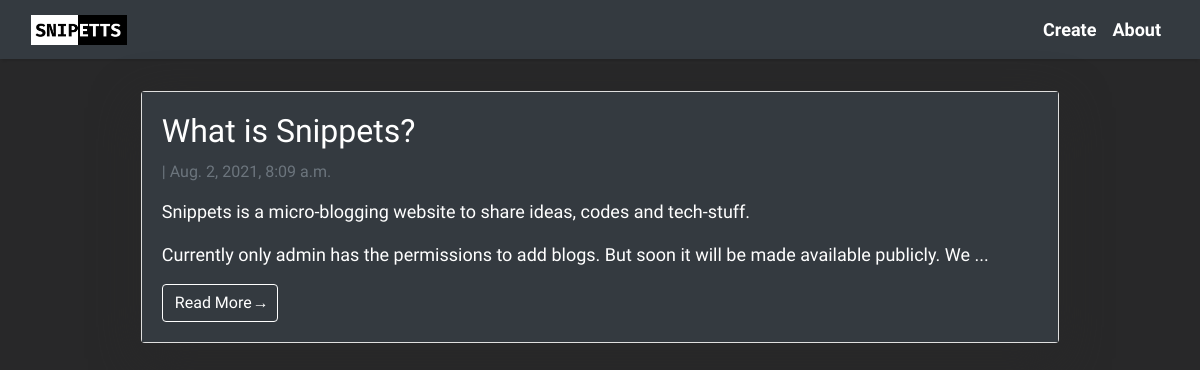
The app's page /, older data.
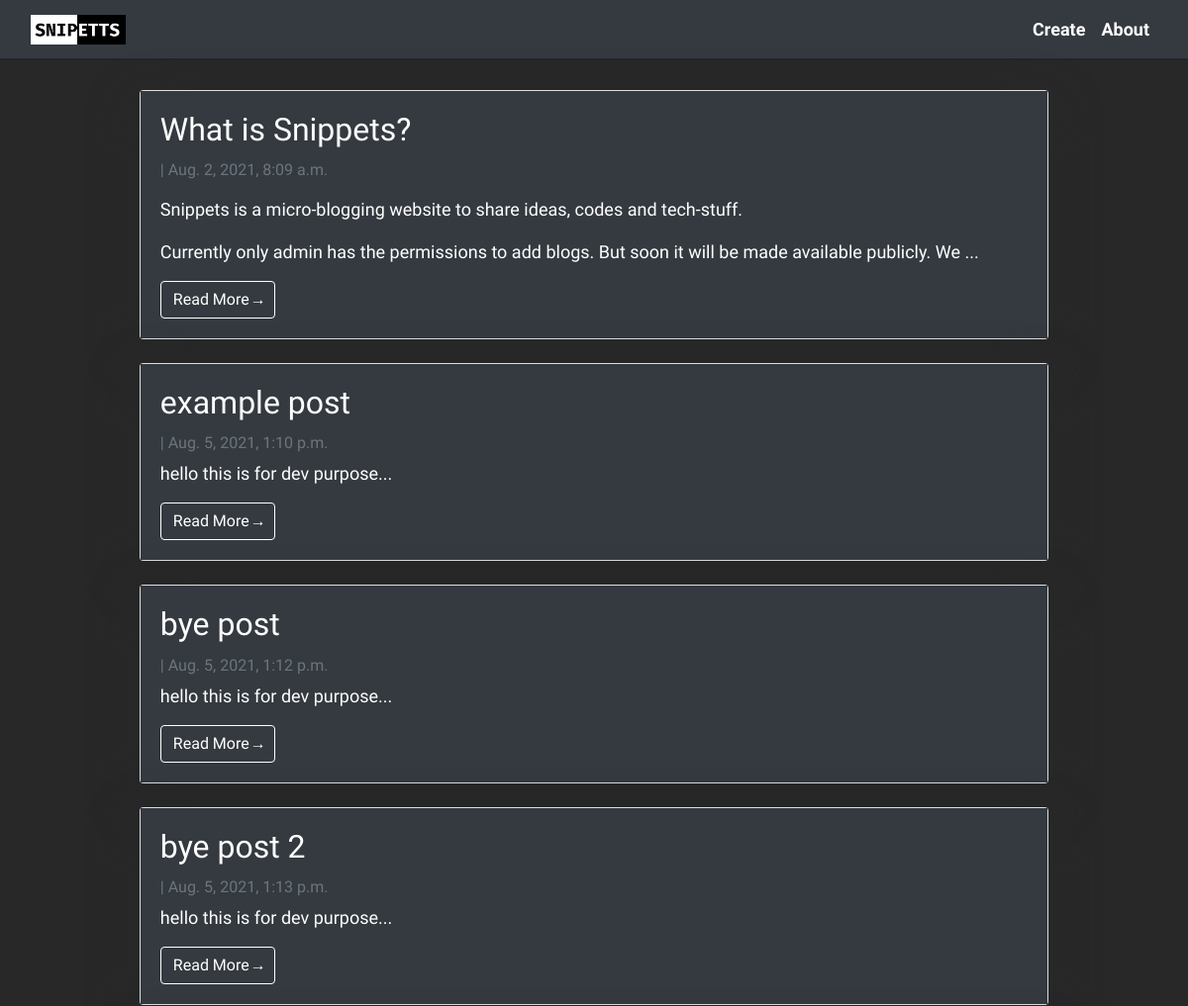
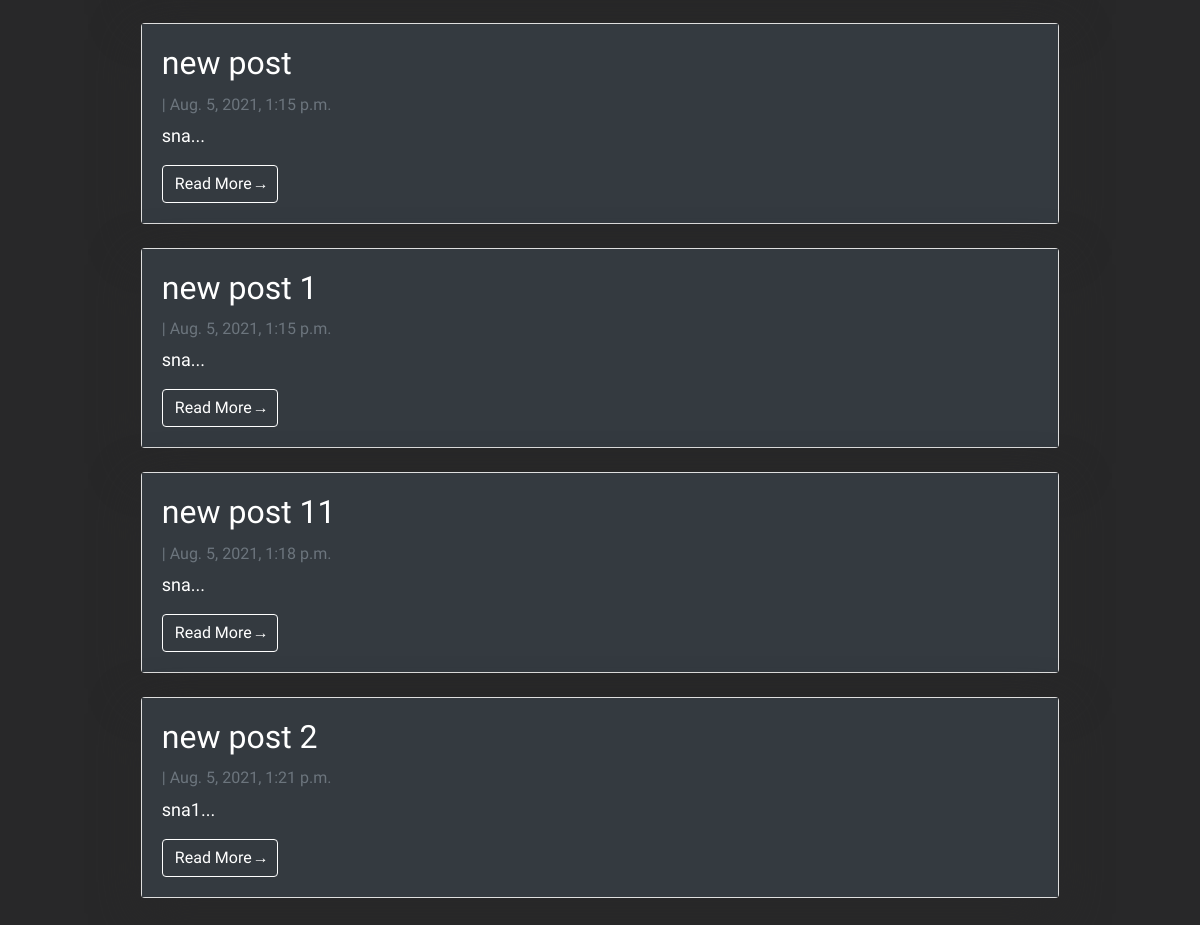
The same page, newer data (2 pictures, top to bottom).
### home/models.py (models this page shows, shortened)
class blog(models.Model):
    title = models.CharField(max_length=200, unique=True)
    created_on = models.DateTimeField(auto_now_add=True)
    content = RichTextField(blank=True, null=True)
    slug = models.SlugField(max_length=200, unique=True)
    class Meta:
        ordering = ['-created_on']

### home/views.py (the view)
# urls.py: path('', views.blogList.as_view(), name='home'),
class blogList(generic.ListView):
    queryset = blog.objects.order_by('created_on')
    template_name = 'home.html'

### templates/home.html (shortened to what this page needs)
{% extends "index.html" %}
{% block content %}
<div class="container p-3 mb-2">
    <div class="row">
        <div class="col-md-10 mt-3 mx-auto">
            {% for blog in blog_list %}
            <div class="card mb-4">
                <div class="card-body bg-dark text-white">
                    <h2 class="card-title">{{ blog.title }}</h2>
                    <p class="card-text text-muted h6">{{ blog.author }} | {{ blog.created_on}} </p>
                    <p class="card-text">{{blog.content|safe|slice:":200"}}...</p>
                    <a href="{% url 'blog_detail' blog.slug  %}" class="btn btn-primary bg-dark border-white">Read More &rarr;</a>
                </div>
            </div>
            {% endfor %}
        </div>
    </div>
</div>
{%endblock%}

### templates/index.html (shortened to what this page needs)
<!DOCTYPE html>
{% load static %}
<html>
<head>
	<link rel="stylesheet" href="https://maxcdn.bootstrapcdn.com/bootstrap/4.0.0/css/bootstrap.min.css"
 />
</head>
<body>
<nav class="navbar navbar-expand-lg navbar-dark bg-dark text-white shadow" id="mainNav">
	<div class="container-fluid">
		<a class="navbar-brand" href="{% url 'home' %}"><img class="logo" src="{% static 'images/logo_large.png' %}" alt=""></a>
		<div class="collapse navbar-collapse" id="navbarResponsive">
			<ul class="navbar-nav ml-auto">
				<li class="nav-item text-white">
					<a class="nav-link text-white font-weight-bold" href="/editor.html">Create</a>
				</li>
				<li class="nav-item text-white">
					<a class="nav-link text-white font-weight-bold" href="/about.html">About</a>
				</li>
			</ul>
		</div>
	</div>
</nav>
{% block content %}{% endblock content %}
</body>
</html>

### templates/index.html (style rules this page uses)
body { font-family: 'Inconsolata', monospace; font-size: 17px; background-color: #2d2d2e; min-width:90%; }
.shadow { box-shadow: 0 4px 2px -2px rgba(0, 0, 0, 0.1); }
.logo { height: 30px; width: 96px; }

### templates/home.html (style rules this page uses)
body { font-family: 'Inconsolata', monospace; font-size: 18px; background-color: #282829; }
.card { box-shadow: 0 16px 48px #282829; }

Row changes from the older to the newer data that the page shows:
added blog: title "example post", created_on "Aug. 5, 2021, 1:10 p.m.", content "hello this is for dev purpose"
added blog: title "bye post", created_on "Aug. 5, 2021, 1:12 p.m.", content "hello this is for dev purpose"
added blog: title "bye post 2", created_on "Aug. 5, 2021, 1:13 p.m.", content "hello this is for dev purpose"
added blog: title "new post", created_on "Aug. 5, 2021, 1:15 p.m.", content "sna"
added blog: title "new post 1", created_on "Aug. 5, 2021, 1:15 p.m.", content "sna"
added blog: title "new post 11", created_on "Aug. 5, 2021, 1:18 p.m.", content "sna"
added blog: title "new post 2", created_on "Aug. 5, 2021, 1:21 p.m.", content "sna1"
